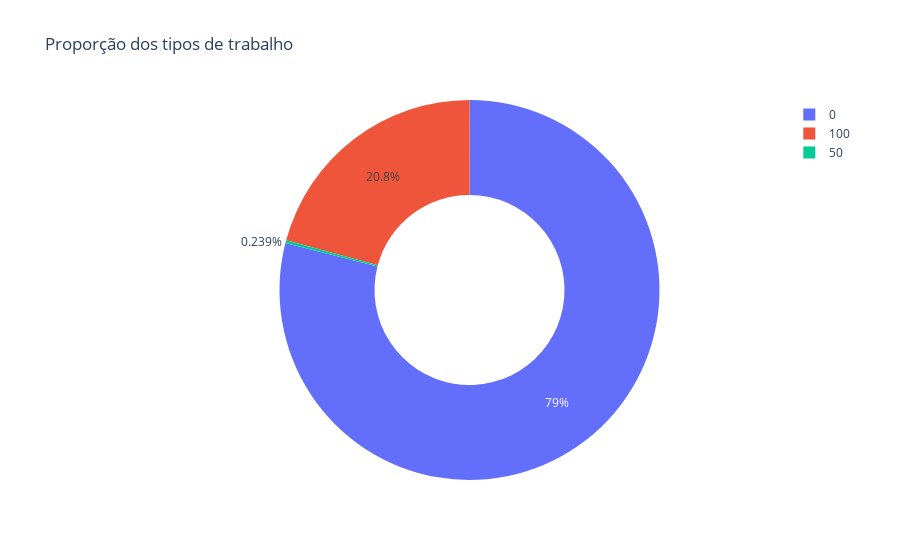

Notebook cell for this chart:
### Code cell
remoto_contagem = df['remoto'].value_counts().reset_index()
remoto_contagem.columns = ['tipo_trabalho', 'quantidade']

fig = px.pie(remoto_contagem,
  names='tipo_trabalho',
  values='quantidade',
  title='Proporção dos tipos de trabalho',
  hole=0.5
)

fig.show()

### Figure 1 — Plotly figure (JSON) as saved in the notebook; plotly's stock layout.template omitted (floating-point values rounded to 4 significant figures)
{"data": [{"domain": {"x": [0, 1], "y": [0, 1]}, "hole": 0.5, "hovertemplate": "tipo_trabalho=%{label}<br>quantidade=%{value}<extra></extra>", "labels": [0, 100, 50], "legendgroup": "", "name": "", "showlegend": true, "type": "pie", "values": [105312, 27718, 319]}], "layout": {"legend": {"tracegroupgap": 0}, "title": {"text": "Proporção dos tipos de trabalho"}}}
